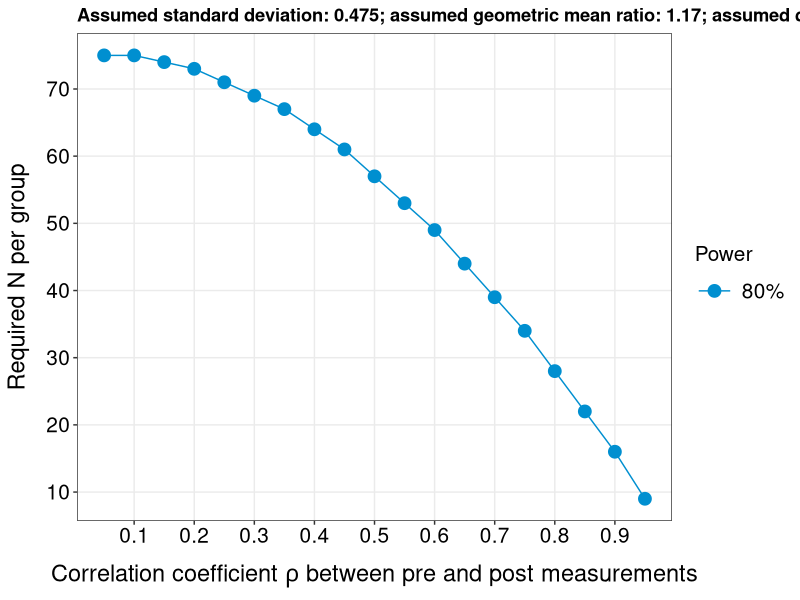

This figure's R source:
#==========================================================================================
# Sample size calculation for SpingoFIT
# Author: Denis Infanger
#==========================================================================================
#------------------------------------------------------------------------------------------
# Load packages
#------------------------------------------------------------------------------------------

library(tidyverse)
library(ggplot2)

#------------------------------------------------------------------------------------------
# Helper functions
#------------------------------------------------------------------------------------------

# Function to calculate the noncentrality parameter of the t-distribution for the sample size calculation

delta <- function(n2, k = 1, d) {
  d*sqrt((k*n2)/(1 + k))
}

# Function to calculate sample size for independent t-test on the follow-up values with unequal allocation ratio k

calc_power <- function(k, d, alpha, power) { # Page 48 in Shein-Chung Chow et al. (2018), 3rd ed.
  # k = allocation ratio (n_intervention/n_controls)
  # d = Cohen's d (effect size)
  # alpha = significance level (e.g. 0.05)
  # power = statistical power (e.g. 0.8)
  
  optim_fun <- function(nC, k, d, alpha, power) {
    (1 - pt(qt(1 - alpha/2, df = nC*(k + 1) - 2), df = nC*(k + 1) - 2, ncp = delta(nC, k = k,  d = d)) +
       pt(-qt(1 - alpha/2, df = nC*(k + 1) - 2), df = nC*(k + 1) - 2, ncp = delta(nC, k = k,  d = d))) - power
  }
  
  uniroot(optim_fun, lower = 1.01, upper = 1e6, d = d, k = k, alpha = alpha, power = power)$root
}

#------------------------------------------------------------------------------------------
# Sample size calculation
#------------------------------------------------------------------------------------------
# Set drop out rate

dropout <- 0.1

# The assumed standard deviation: Average SD of sphingolipids on log2-scale of COmPLETE Health study participants

assumed_sd <- 0.475

# Convert published differences on original scale to log2-scale (Kasumov et al. 2015)
# This assumes that the published raw data follows a log-normal distribution and that we transform it using log2 (not log!)

lnmean_1 <- 5.692 # Mean of lognormal distribution
lnsd_1 <- 0.199*sqrt(13) # SD of lognormal distribution (SEM is reported)
lnmean_2 <- 4.892
lnsd_2 <- 0.246*sqrt(13)

mean_1 <- log(lnmean_1^2/sqrt(lnsd_1^2 + lnmean_1^2))/log(2) # Mean on log2-scale (normal distribution when lognormal is log2(x) transformed)
# sd_1 <- (sqrt(log(1 + lnsd_1^2/lnmean_1^2)))/log(2) # SD on log2-scale (normal distribution)

mean_2 <- log(lnmean_2^2/sqrt(lnsd_2^2 + lnmean_2^2))/log(2)
# sd_2 <- (sqrt(log(1 + lnsd_2^2/lnmean_2^2)))/log(2)

geomean_g1 <- 2^(mean_1) # Geometric mean 1
geomean_g2 <- 2^(mean_2) # Geometric mean 2

geomean_g1/geomean_g2 # Geometric mean ratio (does not depend on base of logarithm used)

diff_normalscale <- abs(mean_2 - mean_1) # Differences of means on log2-scale (normal distributions)

rho <- seq(0.05, 0.95, 0.05)
pow <- c(0.8, 0.9)

# Calculate sample size according to Borm et al. (2007): 10.1016/j.jclinepi.2007.02.006

required_n_ancova <- sapply(rho, FUN = function(x) {
  sapply(pow, function(y) {
    ceiling(power.t.test(
      delta = diff_normalscale
      , sd = sqrt(assumed_sd^2*(1 - x^2))
      , sig.level = 0.05
      , power = y
      , type = "two.sample"
      , alternative = "two.sided"
      , strict = TRUE
    )$n*(1/(1 - dropout)))
  })
})

# Set up data frame to store results for plotting

plot_dat <- data.frame(
  rho = rep(rho, times = length(pow))
  # , detectable_diff = 2^(as.vector(t(detectable_diff_ancova)))
  , reqN = as.vector(t(required_n_ancova))
  , power = factor(paste0(100*rep(pow, each = length(rho)), "%"))
)

# Create plot

theme_set(theme_bw())
p <- ggplot(data = subset(plot_dat, power %in% "80%"), aes(x = rho, y = reqN, group = power)) +
  # geom_hline(yintercept = exp(detectable_diff_ttest), col = "red", linetype = 2) +
  geom_point(aes(colour = power), size = 4) +
  geom_line(aes(colour = power)) +
  scale_y_continuous(breaks = scales::pretty_breaks(n = 10)) +
  scale_x_continuous(breaks = scales::pretty_breaks(n = 10)) +
  labs(
    y = "Required N per group"
    , x = expression("Correlation coefficient "*rho*" between pre and post measurements")
    , title = paste0("Assumed standard deviation: ", signif(assumed_sd, 3), "; assumed geometric mean ratio: ", round(2^(diff_normalscale), 2), "; assumed dropout: ", dropout*100, "%")
  ) +
  scale_colour_manual(name = "Power", values = c("#008FD0", "#F07E00")) +
  theme(
    axis.title.y=element_text(colour = "black", size = 17, hjust = 0.5, margin=margin(0,12,0,0)),
    axis.title.x=element_text(colour = "black", size = 17, margin=margin(12,0,0,0)),
    # axis.title.y=element_text(size=15,hjust=0.5, vjust=1),
    axis.text.x=element_text(colour = "black", size=15),
    axis.text.y=element_text(colour = "black", size=15),
    # plot.margin=unit(c(2,2,2,2,2),"line"),
    legend.position="right",
    legend.text = element_text(size=15),
    legend.title = element_text(size = 15),
    panel.grid.minor = element_blank(),
    # panel.grid.major = element_blank(),
    legend.key.size = unit(1, "cm"),
    plot.title = element_text(face = "bold"),
    strip.background=element_rect(fill="white"),
    strip.text.x=element_text(size=12)
    # , text = element_text(family = "Lato")
  )
# +
#   annotate("text", x = 0.1, y = 2.05, label = "80% Power", size = 5) +
#   annotate("text", x = 0.1, y = 2.3, label = "90% Power", size = 5)

p